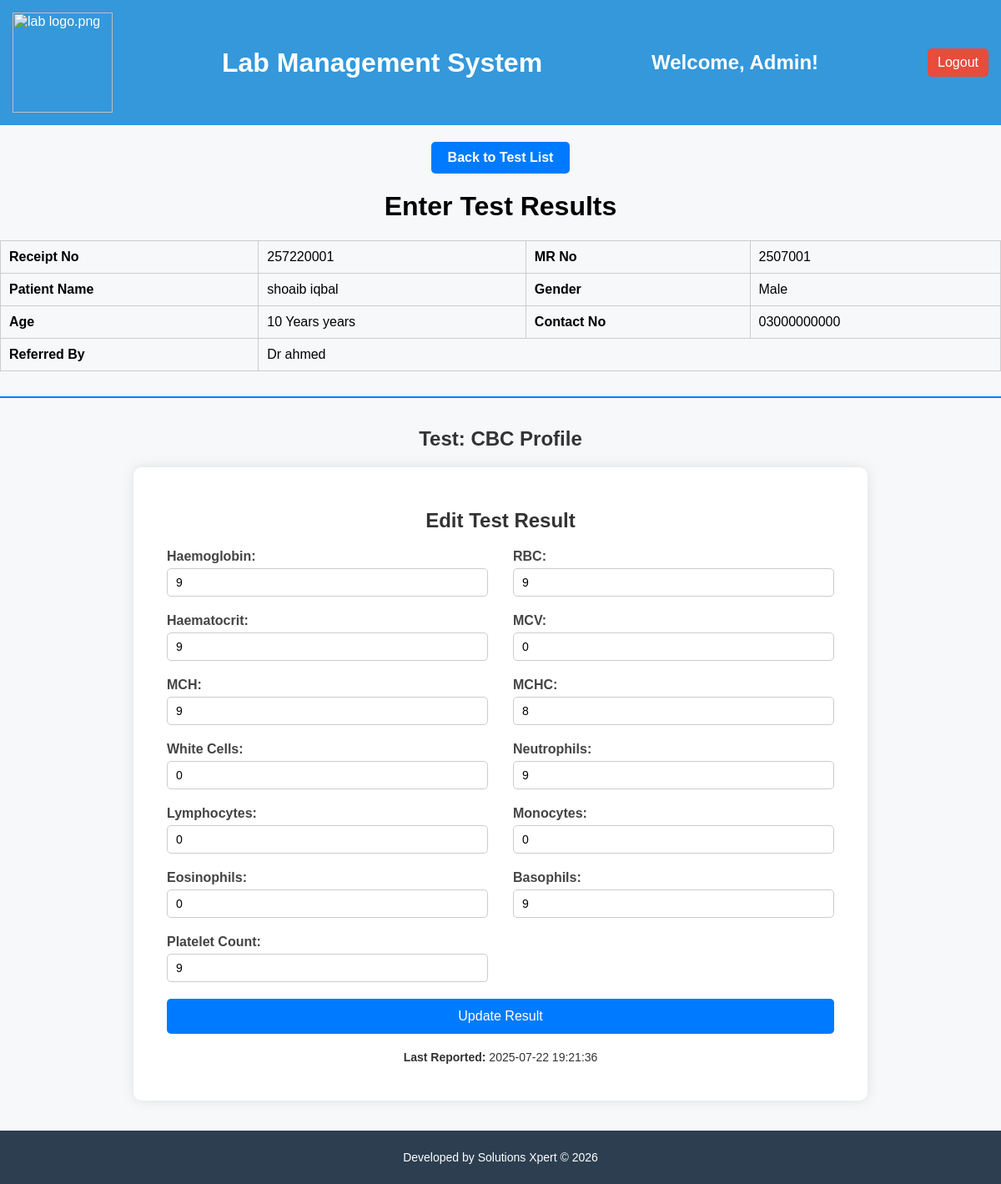
The page /enter_result.php?receipt_id=277&mr_no=2507001&test_name=CBC+Profile (signed in) on the database its author committed.
### tables this page shows
CREATE TABLE `receipt_tests` (
  `id` int(11) NOT NULL,
  `receipt_id` int(11) NOT NULL,
  `test_name` varchar(100) NOT NULL,
  `test_fee` float NOT NULL,
  `billed_fee` decimal(10,2) DEFAULT NULL,
  `test_discount` decimal(10,2) NOT NULL DEFAULT 0.00,
  `receipt_no` varchar(50) DEFAULT NULL
);

CREATE TABLE `receipts` (
  `receipt_id` int(11) NOT NULL,
  `receipt_no` varchar(20) NOT NULL,
  `mr_no` varchar(20) NOT NULL,
  `actual_fee` decimal(10,2) NOT NULL,
  `discount` decimal(10,2) NOT NULL DEFAULT 0.00,
  `patient_name` varchar(100) NOT NULL,
  `total_fee` float NOT NULL,
  `payment_date` datetime NOT NULL DEFAULT current_timestamp(),
  `gender` varchar(10) DEFAULT NULL,
  `age` varchar(20) DEFAULT NULL,
  `contact_no` varchar(20) DEFAULT NULL,
  `billed_by` varchar(255) DEFAULT NULL,
  `doctor_id` int(11) DEFAULT NULL,
  `referred_by` varchar(100) DEFAULT NULL
);

CREATE TABLE `patients` (
  `id` int(11) NOT NULL,
  `mr_no` varchar(20) DEFAULT NULL,
  `name` varchar(100) DEFAULT NULL,
  `age` varchar(20) DEFAULT NULL,
  `gender` varchar(10) DEFAULT NULL,
  `address` text DEFAULT NULL,
  `phone` varchar(20) DEFAULT NULL,
  `referred_by` varchar(255) DEFAULT NULL,
  `created_at` timestamp NOT NULL DEFAULT current_timestamp()
);

CREATE TABLE `cbc_profile` (
  `id` int(11) NOT NULL,
  `receipt_id` int(11) NOT NULL,
  `haemoglobin` varchar(100) DEFAULT NULL,
  `rbc` varchar(100) DEFAULT NULL,
  `haematocrit` varchar(100) DEFAULT NULL,
  `mcv` varchar(100) DEFAULT NULL,
  `mch` varchar(100) DEFAULT NULL,
  `mchc` varchar(100) DEFAULT NULL,
  `white_cells` varchar(100) DEFAULT NULL,
  `neutrophils` varchar(100) DEFAULT NULL,
  `lymphocytes` varchar(100) DEFAULT NULL,
  `monocytes` varchar(100) DEFAULT NULL,
  `eosinophils` varchar(100) DEFAULT NULL,
  `basophils` varchar(100) DEFAULT NULL,
  `platelet_count` varchar(100) DEFAULT NULL,
  `reporting_datetime` datetime DEFAULT NULL
);

### enter_result.php (the view, shortened to what this page needs)
<?php
include('db.php');
include('header.php');
$receipt_id = $_GET['receipt_id'];
$test_name_to_show = isset($_GET['test_name']) ? $_GET['test_name'] : null;
$stmt = $conn->prepare("
    SELECT
        rt.test_name,
        rt.receipt_id,
        r.receipt_no,
        r.mr_no,
        p.name AS patient_name,
        p.age,
        p.gender,
        p.phone AS contact_no,
        p.referred_by
    FROM receipt_tests rt
    JOIN receipts r ON rt.receipt_id = r.receipt_id
    JOIN patients p ON r.mr_no = p.mr_no
    WHERE rt.receipt_id = ?
");
$stmt->bind_param("s", $receipt_id);
$stmt->execute();
$result = $stmt->get_result();
$patient_info = null;
while ($row = $result->fetch_assoc()) {
    if ($patient_info === null) {
        $patient_info = [
            'receipt_no' => $row['receipt_no'],
            'mr_no' => $row['mr_no'],
            'patient_name' => $row['patient_name'],
            'age' => $row['age'],
            'gender' => $row['gender'],
            'contact_no' => $row['contact_no'],
            'referred_by' => $row['referred_by']
        ];
    }
}
?>
<!DOCTYPE html>
<html lang="en">
<head>
    <link rel="stylesheet" href="style.css">
</head>
<body style="padding-right: 0px; padding-left: 0px; padding-top: 0px; padding-bottom: 0px;">
<?php
$mr_no = isset($_GET['mr_no']) ? $_GET['mr_no'] : '';
?>
<div style="text-align: center; margin-top: 20px;">
    <a href="upload_result.php?mr_no=<?php echo urlencode($mr_no); ?>" class="back-button" style="margin-bottom: 0px;">Back to Test List</a>
</div>
    <h1 style="text-align:center;">Enter Test Results</h1>
    <table class="patient-table">
        <tr>
            <td><strong>Receipt No</strong></td>
            <td><?= htmlspecialchars($patient_info['receipt_no']) ?></td>
            <td><strong>MR No</strong></td>
            <td><?= htmlspecialchars($patient_info['mr_no']) ?></td>
        </tr>
        <tr>
            <td><strong>Patient Name</strong></td>
            <td><?= htmlspecialchars($patient_info['patient_name']) ?></td>
            <td><strong>Gender</strong></td>
            <td><?= htmlspecialchars($patient_info['gender']) ?></td>
        </tr>
        <tr>
            <td><strong>Age</strong></td>
            <td><?= htmlspecialchars($patient_info['age']) ?> years</td>
            <td><strong>Contact No</strong></td>
            <td><?= htmlspecialchars($patient_info['contact_no']) ?></td>
        </tr>
        <tr>
            <td><strong>Referred By</strong></td>
            <td colspan="3"><?= htmlspecialchars($patient_info['referred_by']) ?></td>
        </tr>
    </table>
<?php if ($test_name_to_show): ?>
    <div class="form-section">
            <h2>Test: <?= htmlspecialchars($test_name_to_show) ?></h2>
            <?php
                switch (strtolower($test_name_to_show)) {
                    case 'cbc profile':
                        include('cbc_profile_form.php');
                        break;
                }
            ?>
        </div>
    <?php else: ?>
        <p>⚠️ No test selected. Please select a test to view the form.</p>
    <?php endif; ?>
<?php include('footer.php'); ?>
</body>
</html>

### cbc_profile_form.php (shortened to what this page needs)
<?php
$conn = mysqli_connect("localhost", "root", "", "lab_system");
$edit_mode = false;
$receipt_id = isset($_GET['receipt_id']) ? intval($_GET['receipt_id']) : 0;
if ($receipt_id <= 0) {
    $error_message = "❌ Invalid or missing receipt ID.";
} else {
    $check_receipt_sql = "SELECT * FROM cbc_profile WHERE receipt_id = '$receipt_id'";
    $check_result = mysqli_query($conn, $check_receipt_sql);
    if (mysqli_num_rows($check_result) > 0) {
        $edit_mode = true;
        $existing_data = mysqli_fetch_assoc($check_result);
    }
}
?>
<!DOCTYPE html>
<html lang="en">
<head>
</head>
<body>
<div class="form-container" style="margin-bottom: 100px;">
    <h2><?= $edit_mode ? "Edit Test Result" : "Enter Test Result" ?></h2>
    <form method="post">
        <div>
            <label for="haemoglobin">Haemoglobin:</label>
            <input type="text" step="0.01" name="haemoglobin" value="<?= $existing_data['haemoglobin'] ?>" required>
        </div>
        <div>
            <label for="rbc">RBC:</label>
            <input type="text" step="0.01" name="rbc" value="<?= $existing_data['rbc'] ?>" required>
        </div>
        <div>
            <label for="haematocrit">Haematocrit:</label>
            <input type="text" step="0.01" name="haematocrit" value="<?= $existing_data['haematocrit'] ?>" required>
        </div>
        <div>
            <label for="mcv">MCV:</label>
            <input type="text" step="0.01" name="mcv" value="<?= $existing_data['mcv'] ?>" required>
        </div>
        <div>
            <label for="mch">MCH:</label>
            <input type="text" step="0.01" name="mch" value="<?= $existing_data['mch'] ?>" required>
        </div>
        <div>
            <label for="mchc">MCHC:</label>
            <input type="text" step="0.01" name="mchc" value="<?= $existing_data['mchc'] ?>" required>
        </div>
        <div>
            <label for="white_cells">White Cells:</label>
            <input type="text" step="0.01" name="white_cells" value="<?= $existing_data['white_cells'] ?>" required>
        </div>
        <div>
            <label for="neutrophils">Neutrophils:</label>
            <input type="text" step="0.01" name="neutrophils" value="<?= $existing_data['neutrophils'] ?>" required>
        </div>
        <div>
            <label for="lymphocytes">Lymphocytes:</label>
            <input type="text" step="0.01" name="lymphocytes" value="<?= $existing_data['lymphocytes'] ?>" required>
        </div>
        <div>
            <label for="monocytes">Monocytes:</label>
            <input type="text" step="0.01" name="monocytes" value="<?= $existing_data['monocytes'] ?>" required>
        </div>
        <div>
            <label for="eosinophils">Eosinophils:</label>
            <input type="text" step="0.01" name="eosinophils" value="<?= $existing_data['eosinophils'] ?>" required>
        </div>
        <div>
            <label for="basophils">Basophils:</label>
            <input type="text" step="0.01" name="basophils" value="<?= $existing_data['basophils'] ?>" required>
        </div>
        <div>
            <label for="platelet_count">Platelet Count:</label>
            <input type="text" step="0.01" name="platelet_count" value="<?= $existing_data['platelet_count'] ?>" required>
        </div>
        <button type="submit"><?= $edit_mode ? "Update Result" : "Submit Result" ?></button>
    </form>
	<?php if (!empty($existing_data['reporting_datetime'])): ?>
            <div class="reporting-info">
                <p><strong>Last Reported:</strong> <?= $existing_data['reporting_datetime'] ?></p>
            </div>
        <?php endif; ?>
</div>
</body>
</html>

### style.css (style rules this page uses)
body { font-family: Arial, sans-serif; margin: 0; background: #f5f7fa; }

### enter_result.php (style rules this page uses)
body { font-family: Arial, sans-serif; padding: 20px; }
table.patient-table { border-collapse: collapse; width: 100%; margin-bottom: 30px; }
table.patient-table th, table.patient-table td { border: 1px solid #ccc; padding: 10px; text-align: left; }
.form-section { border-top: 2px solid #007BFF; margin-top: 30px; padding-top: 15px; }
h2 { color: #333; }
.back-button { display: inline-block; background-color: #007BFF; color: white; padding: 10px 20px; border-radius: 5px; text-decoration: none; font-weight: bold; font-size: 16px; transition: background-color 0.3s ease; margin-bottom: 20px; cursor: pointer; }

### cbc_profile_form.php (style rules this page uses)
body { font-family: Arial, sans-serif; background-color: #f6f8fa; margin: 0; padding: 20px; }
h2 { text-align: center; color: #333; }
.form-container { max-width: 800px; margin: auto; background-color: #fff; padding: 30px 40px; border-radius: 10px; box-shadow: 0 0 15px rgba(0,0,0,0.1); }
form { display: grid; grid-template-columns: 1fr 1fr; gap: 20px 30px; }
label { display: block; margin-bottom: 5px; font-weight: bold; color: #444; }
input[type="number"], input[type="text"] { width: 100%; padding: 8px 10px; border: 1px solid #ccc; border-radius: 5px; font-size: 14px; transition: border 0.3s ease; }
button[type="submit"] { grid-column: span 2; background-color: #007bff; color: #fff; padding: 12px; font-size: 16px; border: none; border-radius: 5px; cursor: pointer; transition: background-color 0.3s ease; }
.reporting-info { margin-top: 20px; font-size: 14px; color: #333; text-align: center; }

### footer.php (style rules this page uses)
body { padding-bottom: 70px; }

### rows shown on the page
receipt_tests: receipt.receipt_no "257220001", receipt.mr_no "2507001", patients.name "shoaib iqbal", patients.gender "Male", patients.age "10 Years", patients.phone "03000000000", patients.referred_by "Dr ahmed"
cbc_profile: haemoglobin "9", rbc "9", haematocrit "9", mcv "0", mch "9", mchc "8", white_cells "0", neutrophils "9", lymphocytes "0", monocytes "0", eosinophils "0", basophils "9", platelet_count "9", reporting_datetime "2025-07-22 19:21:36"

### other values the page prints
$username "Admin"
$test_name_to_show "CBC Profile"
